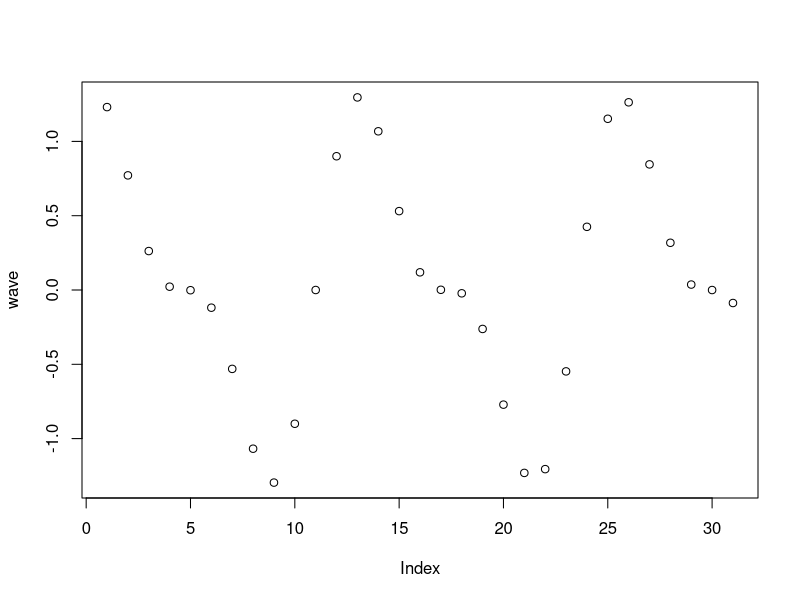

Reproduce this figure in R.
# Exercise 1: creating and operating on vectors

# Create a vector `names` that contains your name and the names of 2 people 
# next to you. Print the vector.

names <- c("Kelly", "Heidi", "Nancy")
print(names)

# Use the colon operator : to create a vector `n` of numbers from 10:49

n <- 10:49

# Use the `length()` function to get the number of elements in `n`

print(length(n))


# Add 1 to each element in `n` and print the result

n <- n + 1
print(n)

# Create a vector `m` that contains the numbers 10 to 1 (in that order). 
# Hint: use the `seq()` function

m <- seq(10, 1)


# Subtract `m` FROM `n`. Note the recycling!

m - n


# Use the `seq()` function to produce a range of numbers from -5 to 10 in `0.1`
# increments. Store it in a variable `x_range`

x_range <- seq(-5, 10, 0.5)


# Create a vector `sin_wave` by calling the `sin()` function on each element 
# in `x_range`.

sin_wave <- sin(x_range)


# Create a vector `cos_wave` by calling the `cos()` function on each element 
# in `x_range`.

cos_wave <- cos(x_range)


# Create a vector `wave` by multiplying `sin_wave` and `cos_wave` together, then
# adding `sin_wave` to the product

wave <- (sin_wave * cos_wave) + sin_wave


# Use the `plot()` function to plot your `wave`!

plot(wave)

